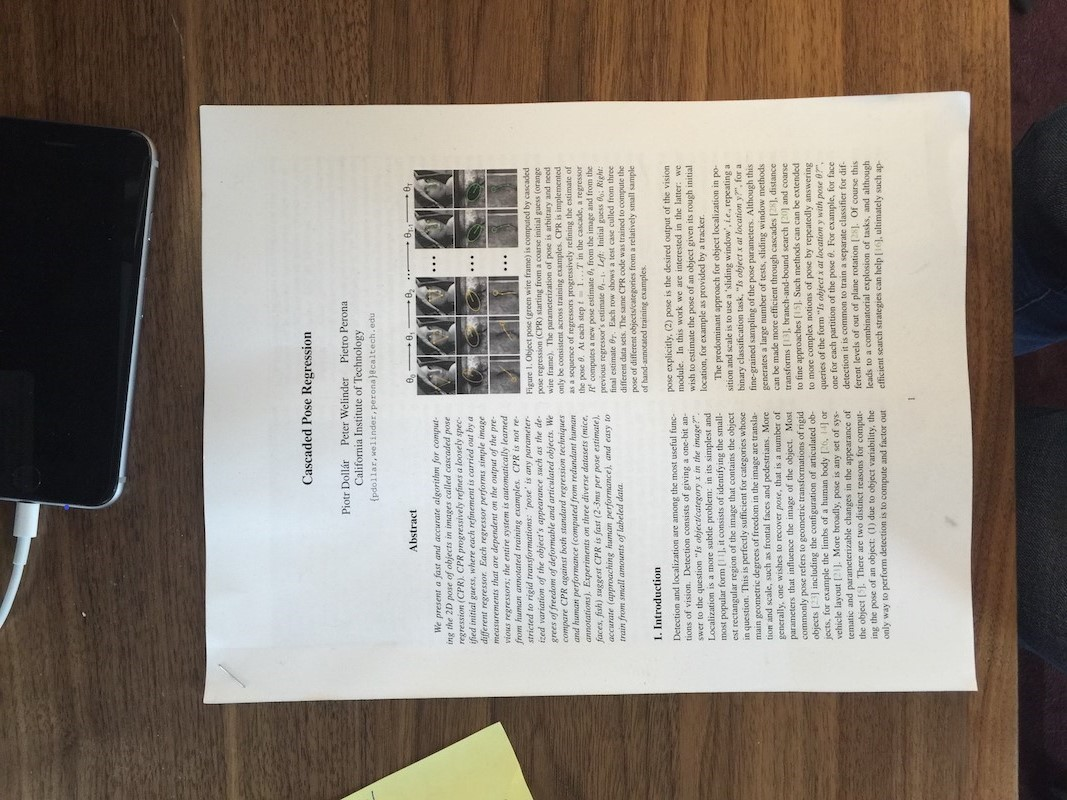
#> input picture 4.jpg, 1067 x 800 px, given in place of doc2..jpg, which was not available
$ python DocumentDetected2.py
#> lines starting #> are read from the running program, lines starting #| are printed output that depends on the picture; after the words box and inside, x2 and y2 are one past the last pixel; in counts of white or black regions, pixels touching at a corner belong together; pictures that were not available may be replaced by others from this repository, and a replacement may not be noted
from imutils.perspective import four_point_transform
from skimage.filters import threshold_local
import numpy as np
import argparse
import cv2
import imutils

filename = 'doc2..jpg'
image = cv2.imread(filename)
#> image is the input picture: shape (800, 1067, 3); mean B, G, R 127.5, 136.9, 145.6
ratio = image.shape[0] / 500.0
#> ratio = 1.6
orig = image.copy()
image = imutils.resize(image, height = 500)
#> image: shape (500, 666, 3)

gray = cv2.cvtColor(image, cv2.COLOR_BGR2GRAY)
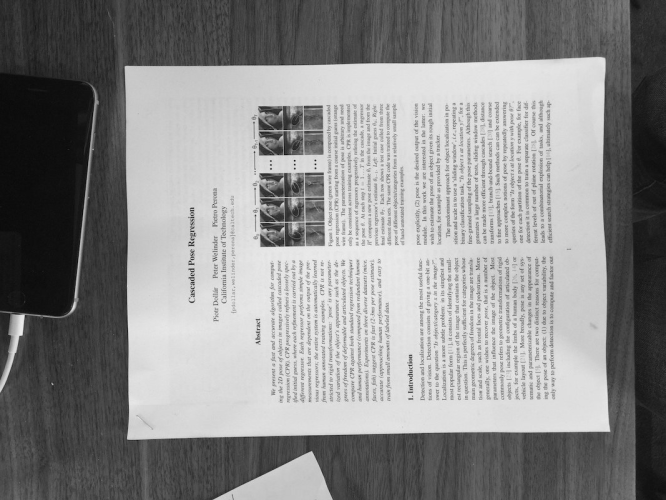
#> gray: shape (500, 666); min 10, max 239, mean 138.4
gray = cv2.GaussianBlur(gray, (5, 5), 0)
edged = cv2.Canny(gray, 75, 200)
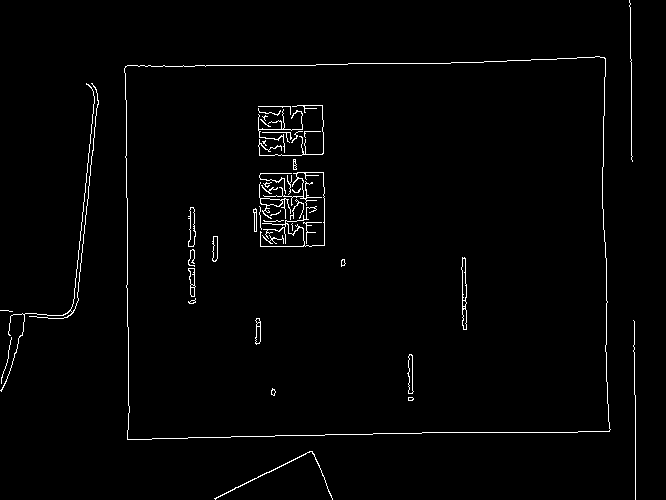
#> edged: shape (500, 666); 1.7% white in thin lines or dots

# [5 lines of commented-out code are left out]

cnts = cv2.findContours(edged.copy(), cv2.RETR_LIST, cv2.CHAIN_APPROX_SIMPLE)
#> cnts = 69 contours, 43 with area under 20; largest, box (x1, y1, x2, y2) and area: (124, 56, 611, 440) 177503, (124, 56, 611, 440) 177500, (461, 257, 467, 330) 244, (188, 207, 196, 247) 173, (188, 207, 196, 247) 163
cnts = imutils.grab_contours(cnts)
cnts = sorted(cnts, key = cv2.contourArea, reverse = True)[:5]
#> cnts = 5 contours; box (x1, y1, x2, y2) and area: (124, 56, 611, 440) 177503, (124, 56, 611, 440) 177500, (461, 257, 467, 330) 244, (188, 207, 196, 247) 173, (188, 207, 196, 247) 163
for c in cnts:
	peri = cv2.arcLength(c, True)
	approx = cv2.approxPolyDP(c, 0.02 * peri, True)
	if len(approx) == 4:
		screenCnt = approx
		break
#> this loop made 1 pass
#> (peri, screenCnt) on pass 1: (1732.9, [[605, 58], [125, 66], [127, 439], [609, 431]])

# [6 lines of commented-out code are left out]

warped = four_point_transform(orig, screenCnt.reshape(4, 2) * ratio)
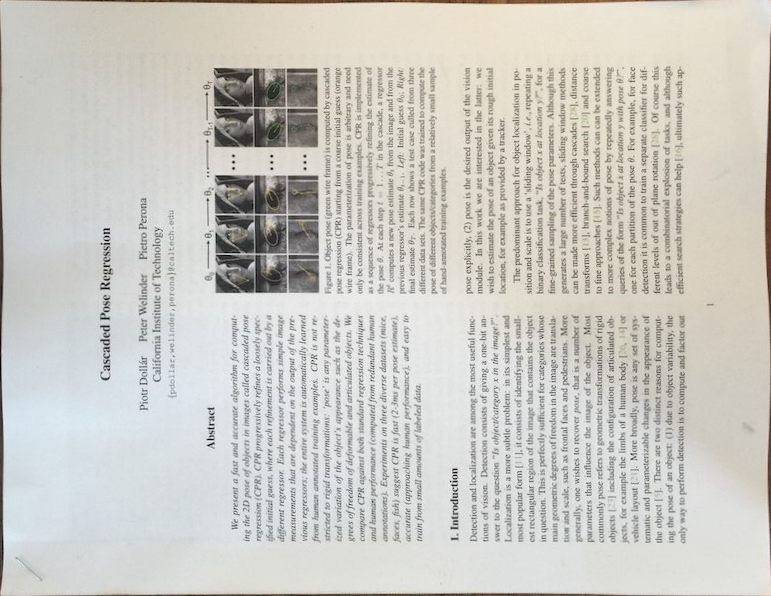
#> warped: shape (596, 771, 3); mean B, G, R 197.1, 202.9, 204.4
warped = cv2.cvtColor(warped, cv2.COLOR_BGR2GRAY)
#> warped: shape (596, 771)
T = threshold_local(warped, 11, offset = 10, method = "gaussian")
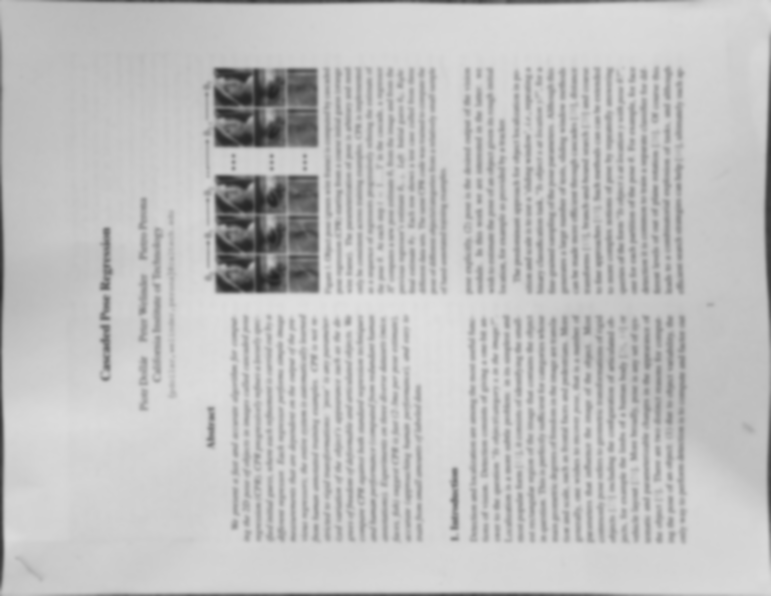
#> T: shape (596, 771) float64; min 36.12, max 224.3, mean 192.6
warped = (warped > T).astype("uint8") * 255
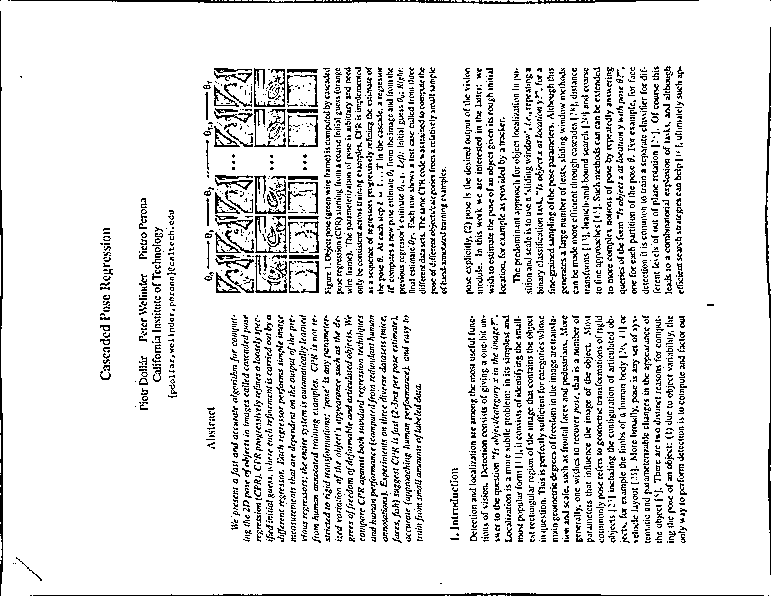
#> warped: shape (596, 771); 88.9% white; black in thin lines or dots
cv2.imshow("Original", imutils.resize(orig, height = 650))
cv2.imshow("Scanned", imutils.resize(warped, height = 650))
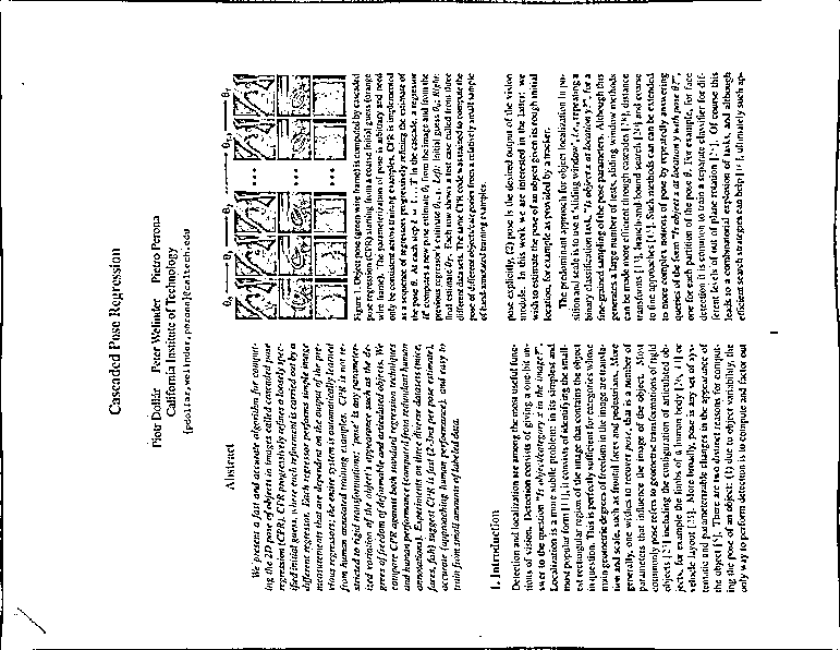
#> window 'Scanned': shape (650, 840); min 0, max 255, mean 226.7
cv2.waitKey(0)
